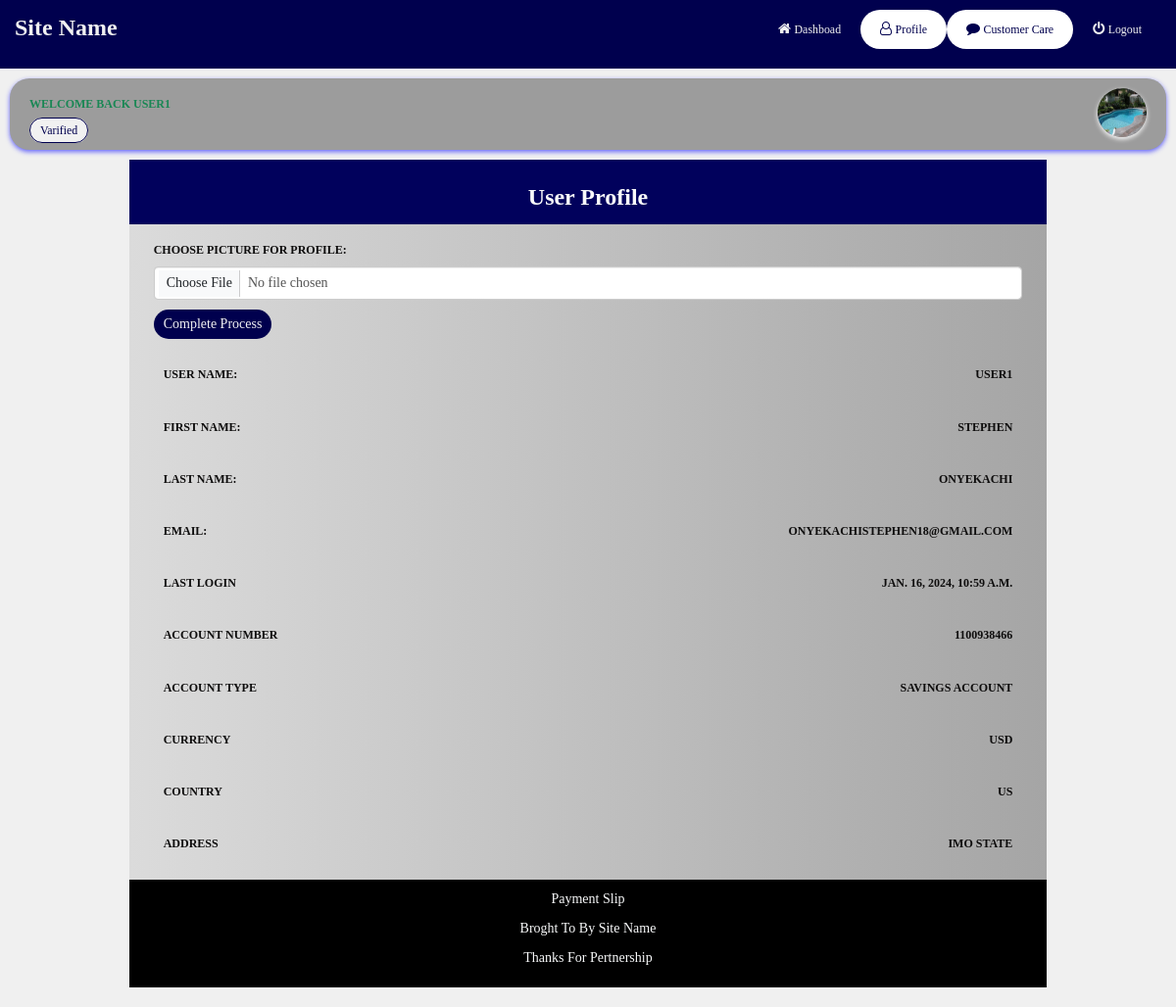
/view_profile/ (signed in), run on the app's committed database.
### App/models.py (models this page shows)
class Users(AbstractUser):
    currency = models.CharField(max_length=200)
    phone_number = models.CharField(max_length=20)
    country = models.CharField(max_length=200)
    address = models.CharField(max_length=250)
    date_joined = models.DateTimeField(verbose_name="date joined", auto_now_add=True)
    last_login = models.DateTimeField(verbose_name="last login", auto_now=True)
    balance = models.FloatField(default=0.00, null=True)
    account_number = models.PositiveIntegerField(default=0, null=True)
    account_type = models.CharField(max_length=200)
    bank = models.CharField(max_length=200)
    block = models.BooleanField(default=False)
    username = models.CharField(max_length=100, blank=True, null=True, unique=True)
    gender = models.CharField(max_length=200)
    profile_picture = models.ImageField(upload_to='picture')
    def __str__(self):
        return self.username

### App/views.py (the view)
# urls.py: path('view_profile/', views.View_profile, name='view_profile'),
@login_required(login_url='login')
def View_profile(request):
    user = Users.objects.get(username=request.user)
    if request.method == 'POST':
        profile_picture = request.FILES.get('profile_picture')
        user.profile_picture = profile_picture
        user.save()
    context = {
        'user':user
    }
    return render(request, 'profile/view_profile.html', context)

### template/profile/view_profile.html (shortened to what this page needs)
{% extends 'nav_auth/extentions.html' %}
{% load static %}
{% block content %}
<body>
    <div>
        {% if request.user.is_superuser %}
        {% include 'nav_auth/links.html' %}
        {% else %}
        {% include 'nav_auth/links2.html' %}
        {% endif %}
        <section class="col-md-12" id="dashboad_section2">
            {% include 'nav_auth/welcome.html' %}
            <div class="col-md-12 slip">
                <div class="col-md-10 slip_body">
                    <div class="col-md-12 text-center p-3"
                        style="background-color: rgb(1, 1, 92); width: 100%; position: relative;"
                    >
                        <h3 class="text-center text-light">User Profile</h3>
                    </div>
                    <div class="col-md-12"
                        style="padding: 10px;position: relative;
                        background: linear-gradient(to right, rgb(219, 219, 219), rgb(165, 165, 165));"
                    >
                        <div class="col-md-12">
                            <form method="post" enctype="multipart/form-data">
                                <div>
                                    <h4>
                                        choose picture for profile:
                                    </h4>
                                    <input type="file" class="form-control" name="profile_picture"
                                    >
                                </div>
                                <div class="proceed">
                                    <button>complete process</button>
                                </div>
                            </form>
                        </div>
                        <div class="col-md-12">
                            <div class="col-md-12 slip_content">
                                <h4>
                                    user name:
                                </h4>
                                <h4>
                                    {{ user.username }}
                                </h4>
                            </div>
                            <div class="col-md-12 slip_content">
                                <h4>
                                    first name:
                                </h4>
                                <h4>
                                    {{ user.first_name }}
                                </h4>
                            </div>
                            <div class="col-md-12 slip_content">
                                <h4>
                                    last name:
                                </h4>
                                <h4>
                                    {{ user.last_name }}
                                </h4>
                            </div>
                            <div class="col-md-12 slip_content">
                                <h4>
                                    email:
                                </h4>
                                <h4>
                                    {{ user.email }}
                                </h4>
                            </div>
                            <div class="col-md-12 slip_content">
                                <div>
                                    <h4>Last Login</h4>
                                </div>
                                <div>
                                    <h4>{{user.last_login}}</h4>
                                </div>
                            </div>
                            <div class="col-md-12 slip_content">
                                <div>
                                    <h4>Account Number</h4>
                                </div>
                                <div>
                                    <h4>{{user.account_number}}</h4>
                                </div>
                            </div>
                            <div class="col-md-12 slip_content">
                                <div>
                                    <h4>Account type</h4>
                                </div>
                                <div>
                                    <h4>{{user.account_type}}</h4>
                                </div>
                            </div>
                            <div class="col-md-12 slip_content">
                                <div>
                                    <h4>currency</h4>
                                </div>
                                <div>
                                    <h4>{{user.currency}}</h4>
                                </div>
                            </div>
                            <div class="col-md-12 slip_content">
                                <div>
                                    <h4>country</h4>
                                </div>
                                <div>
                                    <h4>{{user.country}}</h4>
                                </div>
                            </div>
                            <div class="col-md-12 slip_content">
                                <div>
                                    <h4>address</h4>
                                </div>
                                <div>
                                    <h4>{{user.address}}</h4>
                                </div>
                            </div>
                        </div>
                    </div>
                    <div class="col-md-12 text-center p-3"
                        style="background-color: rgb(0, 0, 0); width: 100%; position: relative;"
                    >
                        <p class="text-center text-light">Payment Slip</p>
                        <p class="text-center text-light">Broght To By Site Name</p>
                        <p class="text-center text-light">Thanks For Pertnership</p>
                    </div>
                </div>
            </div>
        </section>
    </div>
</body>
{% endblock %}

### template/nav_auth/welcome.html
{% load static %}
<div class="col-md-12 content_proceed"
    style="display: flex; justify-content: space-between; box-shadow: 0 2px 5px rgb(99, 99, 250);"
>
    <div>
        <div>
            <h4 class="text-success">
                welcome back {{ request.user.username }}
            </h4>
        </div>
        <div class="varifile">
            <small>Varified</small>
        </div>
    </div>
    <div>
        <a href="{% url 'view_profile' %}">
            {% if user.profile_picture %}
            <div>
                <img src="{{ request.user.profile_picture.url }}" alt=""
                    style="
                        border-radius: 50px; width: 50px; height: 50px; box-shadow: 0 2px 5px white;
                    "
                >
            </div>
            {% else %}
            <div>
                <img src="{% static 'img/7.png' %}" alt=""
                    style="border-radius: 50px; width: 50px; height: 50px;"
                >
            </div>
            {% endif %}
        </a>
    </div>
</div>

### static/css.css (style rules this page uses)
* { margin: 0px; padding: 0px; box-sizing: border-box; font-family: 'Arial Narrow'; }
:root { --button-bg: rgb(0, 0, 78); --button-color: #f1f1f1; --body-bg: rgb(240, 240, 240); --body-border: rgb(156, 156, 156); --body-color: rgb(0, 0, 78); --dack: rgb(14, 13, 13); }
.content_proceed { border-radius: 20px; padding: 10px 20px; background-color: var(--body-border); text-transform: capitalize; transition: 0.2s; }
.varifile small { background-color: var(--button-color); color: var(--button-bg); text-decoration: none; border:1px solid var(--button-bg); padding: 5px 10px; border-radius: 20px; }
.proceed { padding: 10px 0px; }
.proceed button { background-color: var(--button-bg); color: var(--button-color); padding: 5px 10px; border-radius: 20px; outline: none; border: none; text-transform: capitalize; transition: 0.2s; }
h3 { text-transform: capitalize; font-weight: 700; line-height: 16px; }
h4 { text-transform: uppercase; font-weight: bolder; font-size: 12px; color: var(--dack); }
#dashboad_section2 { background-color: var(--body-bg); padding: 10px; }

### template/profile/view_profile.html (style rules this page uses)
.slip { padding: 10px; display: flex; justify-content: space-around; }
.slip_content { display: flex; justify-content: space-between; padding: 10px; }

### data on the page
Users: user.username "USER1", user.profile_picture (picture), username "USER1", first_name "STEPHEN", last_name "ONYEKACHI", email "ONYEKACHISTEPHEN18@GMAIL.COM", last_login "JAN. 16, 2024, 10:59 A.M.", account_number "1100938466", account_type "SAVINGS ACCOUNT", currency "USD", country "US", address "IMO STATE"
